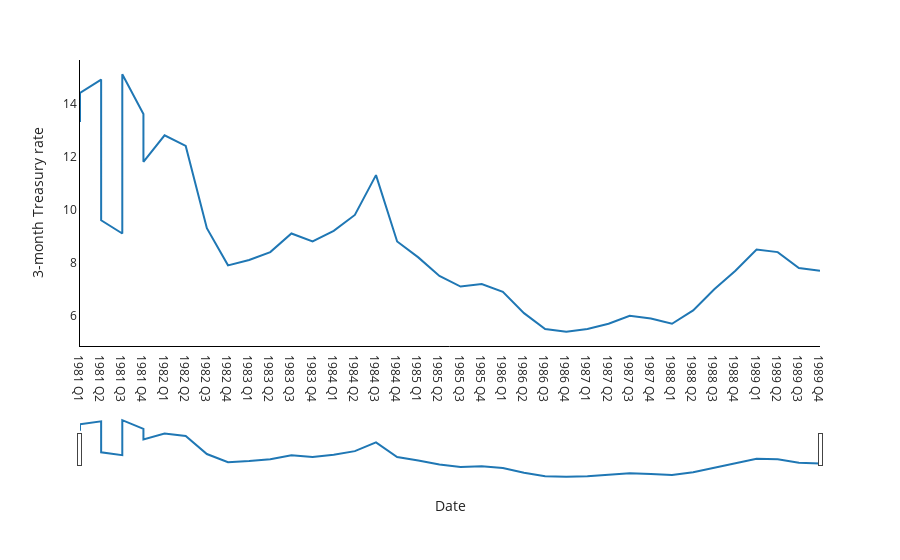
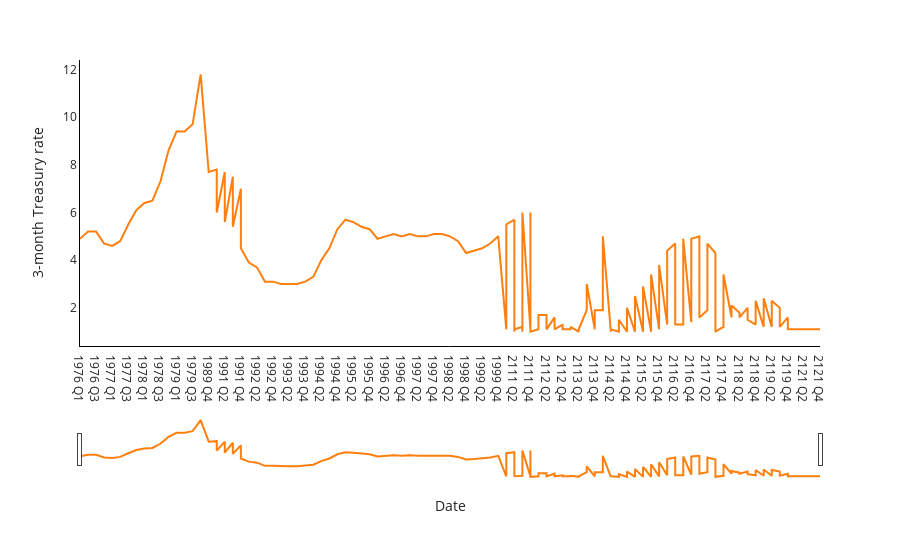

The cell these charts' notebook holds for them, in order:
### Code cell
import pandas as pd
from sampling_sdk.main import SamplingTimeSeries  # adjust import if needed
from IPython.display import display

# Load your dataset
df = pd.read_csv("/home/ayush/nimbus-product/DEV/samplingSDK/samplingSDK/table699 3.csv")

# Define parameters for time series sampling
parameters = {
    "time_column": "Date",
    "start_date": "01-01-1980",
    "end_date": "01-01-1990",
    "target": "3-month Treasury rate",
    "action": "submit"
}

tables, charts = SamplingTimeSeries.time_series(parameters=parameters, df=df)

for i, table in enumerate(tables):
    print(f"\n📊 Table {i+1}:")
    display(table)

print("\n📈 Time Series Sampling Charts:")
for chart in charts:
    chart.show()  # Directly show Plotly figure

### Figure 1 — Plotly figure (JSON) as saved in the notebook; plotly's stock layout.template omitted (floating-point values rounded to 4 significant figures)
{"data": [{"hovertemplate": "Date=%{x}<br>3-month Treasury rate=%{y}<extra></extra>", "legendgroup": "", "line": {"color": "#1f77b4", "dash": "solid"}, "marker": {"symbol": "circle"}, "mode": "lines", "name": "", "orientation": "v", "showlegend": false, "type": "scatter", "x": ["1981 Q1", "1981 Q1", "1981 Q2", "1981 Q2", "1981 Q3", "1981 Q3", "1981 Q4", "1981 Q4", "1982 Q1", "1982 Q2", "1982 Q3", "1982 Q4", "1983 Q1", "1983 Q2", "1983 Q3", "1983 Q4", "1984 Q1", "1984 Q2", "1984 Q3", "1984 Q4", "1985 Q1", "1985 Q2", "1985 Q3", "1985 Q4", "1986 Q1", "1986 Q2", "1986 Q3", "1986 Q4", "1987 Q1", "1987 Q2", "1987 Q3", "1987 Q4", "1988 Q1", "1988 Q2", "1988 Q3", "1988 Q4", "1989 Q1", "1989 Q2", "1989 Q3", "1989 Q4"], "xaxis": "x", "y": [13.3, 14.4, 14.9, 9.6, 9.1, 15.1, 13.6, 11.8, 12.8, 12.4, 9.3, 7.9, 8.1, 8.4, 9.1, 8.8, 9.2, 9.8, 11.3, 8.8, 8.2, 7.5, 7.1, 7.2, 6.9, 6.1, 5.5, 5.4, 5.5, 5.7, 6.0, 5.9, 5.7, 6.2, 7.0, 7.7, 8.5, 8.4, 7.8, 7.7], "yaxis": "y"}], "layout": {"font": {"family": "Open Sans"}, "legend": {"font": {"color": "#222222", "family": "Open Sans", "size": 12}, "orientation": "v", "tracegroupgap": 0, "x": 1, "xanchor": "right", "y": 1.5, "yanchor": "top"}, "margin": {"t": 60}, "modebar": {"bgcolor": "rgba(34,34,34,0.6)"}, "paper_bgcolor": "#FFFFFF", "plot_bgcolor": "#FFFFFF", "title": {"font": {"size": 14}, "x": 0.5}, "xaxis": {"anchor": "y", "domain": [0, 1], "linecolor": "black", "linewidth": 1, "rangeselector": {"buttons": [{"count": 1, "label": "1m", "step": "month", "stepmode": "backward"}, {"count": 6, "label": "6m", "step": "month", "stepmode": "backward"}, {"count": 1, "label": "YTD", "step": "year", "stepmode": "todate"}, {"count": 1, "label": "1y", "step": "year", "stepmode": "backward"}, {"step": "all"}]}, "rangeslider": {"visible": true}, "showgrid": false, "showline": true, "tickfont": {"color": "#222222", "family": "Open Sans", "size": 12}, "title": {"font": {"color": "#222222", "family": "Open Sans", "size": 14}, "text": "Date"}}, "yaxis": {"anchor": "x", "domain": [0, 1], "linecolor": "black", "linewidth": 1, "showgrid": false, "showline": true, "tickfont": {"color": "#222222", "family": "Open Sans", "size": 12}, "title": {"font": {"color": "#222222", "family": "Open Sans", "size": 14}, "text": "3-month Treasury rate"}}}}

### Figure 2 — Plotly figure (JSON) as saved in the notebook; plotly's stock layout.template omitted (floating-point values rounded to 4 significant figures; data arrays with more than 128 entries replaced by an {"elided": "..."} marker saying what was removed)
{"data": [{"hovertemplate": "Date=%{x}<br>3-month Treasury rate=%{y}<extra></extra>", "legendgroup": "", "line": {"color": "#ff7f0e", "dash": "solid"}, "marker": {"symbol": "circle"}, "mode": "lines", "name": "", "orientation": "v", "showlegend": false, "type": "scatter", "x": {"elided": "141 str values"}, "xaxis": "x", "y": {"elided": "141 float values"}, "yaxis": "y"}], "layout": {"font": {"family": "Open Sans"}, "legend": {"font": {"color": "#222222", "family": "Open Sans", "size": 12}, "orientation": "v", "tracegroupgap": 0, "x": 1, "xanchor": "right", "y": 1.5, "yanchor": "top"}, "margin": {"t": 60}, "modebar": {"bgcolor": "rgba(34,34,34,0.6)"}, "paper_bgcolor": "#FFFFFF", "plot_bgcolor": "#FFFFFF", "title": {"font": {"size": 14}, "x": 0.5}, "xaxis": {"anchor": "y", "domain": [0, 1], "linecolor": "black", "linewidth": 1, "rangeselector": {"buttons": [{"count": 1, "label": "1m", "step": "month", "stepmode": "backward"}, {"count": 6, "label": "6m", "step": "month", "stepmode": "backward"}, {"count": 1, "label": "YTD", "step": "year", "stepmode": "todate"}, {"count": 1, "label": "1y", "step": "year", "stepmode": "backward"}, {"step": "all"}]}, "rangeslider": {"visible": true}, "showgrid": false, "showline": true, "tickfont": {"color": "#222222", "family": "Open Sans", "size": 12}, "title": {"font": {"color": "#222222", "family": "Open Sans", "size": 14}, "text": "Date"}}, "yaxis": {"anchor": "x", "domain": [0, 1], "linecolor": "black", "linewidth": 1, "showgrid": false, "showline": true, "tickfont": {"color": "#222222", "family": "Open Sans", "size": 12}, "title": {"font": {"color": "#222222", "family": "Open Sans", "size": 14}, "text": "3-month Treasury rate"}}}}
